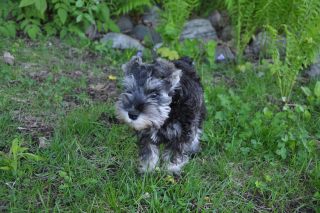
//> input picture images/puppy.bmp, 320 x 213 px
$ ./loadDisplaySave   (built with g++ and OpenCV 4)
//> lines starting //> are read from the running program, lines starting //| are printed output that depends on the picture
// [17 lines of licence text are left out]

#include <iostream>

#include <opencv2/core.hpp>
#include <opencv2/highgui.hpp>
#include <opencv2/imgproc.hpp>


void onMouse( int event, int x, int y, int flags, void* param)	{

	cv::Mat *im= reinterpret_cast<cv::Mat*>(param);

    switch (event) {	// dispatch the event

		case cv::EVENT_LBUTTONDOWN: // mouse button down event

			// display pixel value at (x,y)
			std::cout << "at (" << x << "," << y << ") value is: "
				      << static_cast<int>(im->at<uchar>(cv::Point(x,y))) << std::endl;
			break;
	}
}

int main() {

	cv::Mat image; // create an empty image
	std::cout << "This image is " << image.rows << " x "
              << image.cols << std::endl;

	// read the input image as a gray-scale image
	image=  cv::imread("puppy.bmp", cv::IMREAD_GRAYSCALE);
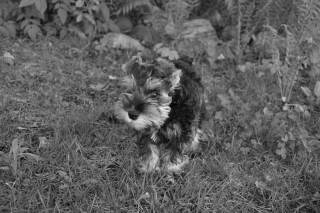
//> image: 213 rows x 320 cols, CV_8UC1; min 7, max 228, mean 94

    if (image.empty()) {  // error handling
        // no image has been created...
		// possibly display an error message
		// and quit the application
		std::cout << "Error reading image..." << std::endl;
		return 0;
	}

	std::cout << "This image is " << image.rows << " x "
			  << image.cols << std::endl;
//| This image is 213 x 320
	std::cout << "This image has "
              << image.channels() << " channel(s)" << std::endl;
//| This image has 1 channel(s)

	// create image window named "My Image"
    cv::namedWindow("Original Image"); // define the window (optional)
	cv::imshow("Original Image", image); // show the image

	// set the mouse callback for this image
	cv::setMouseCallback("Original Image", onMouse, reinterpret_cast<void*>(&image));

	cv::Mat result; // we create another empty image
	cv::flip(image,result,1); // positive for horizontal
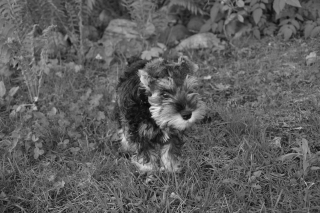
//> result: 213 rows x 320 cols, CV_8UC1; min 7, max 228, mean 94
                          // 0 for vertical,
                          // negative for both

	cv::namedWindow("Output Image"); // the output window
	cv::imshow("Output Image", result);

	cv::waitKey(0); // 0 to indefinitely wait for a key pressed
                // specifying a positive value will wait for
                // the given amount of msec

	cv::imwrite("output.bmp", result); // save result

	// create another image window named
	cv::namedWindow("Drawing on an Image"); // define the window

	cv::circle(image,              // destination image
		       cv::Point(155,110), // center coordinate
			   65,                 // radius
			   0,                  // color (here black)
			   3);                 // thickness

	cv::putText(image,                   // destination image
		        "This is a dog.",        // text
				cv::Point(40,200),       // text position
				cv::FONT_HERSHEY_PLAIN,  // font type
				2.0,                     // font scale
				255,                     // text color (here white)
				2);                      // text thickness
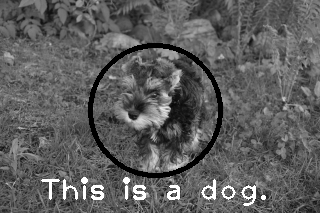
//> image: 213 rows x 320 cols, CV_8UC1; min 0, max 255, mean 93.8

	cv::imshow("Drawing on an Image", image); // show the image

	cv::waitKey(0); // 0 to indefinitely wait for a key pressed

	return 0;
}

$ run again, with images/bike55.bmp copied over images/puppy.bmp
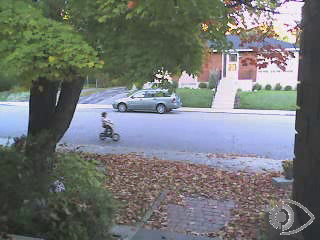
//> input picture images/bike55.bmp, 320 x 240 px
//| This image is 240 x 320
//| This image has 1 channel(s)
//> `cv::flip(image,result,1);`:
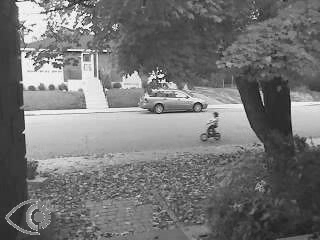
//> result: 240 rows x 320 cols, CV_8UC1; min 5, max 255, mean 117.2
//> `cv::putText(image, "This is a dog.", cv::Point(40,200), cv::FONT_HERSH..`:
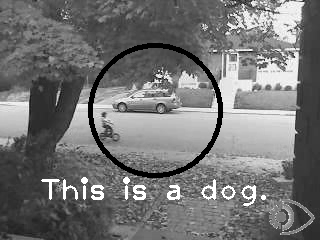
//> image: 240 rows x 320 cols, CV_8UC1; min 0, max 255, mean 116
